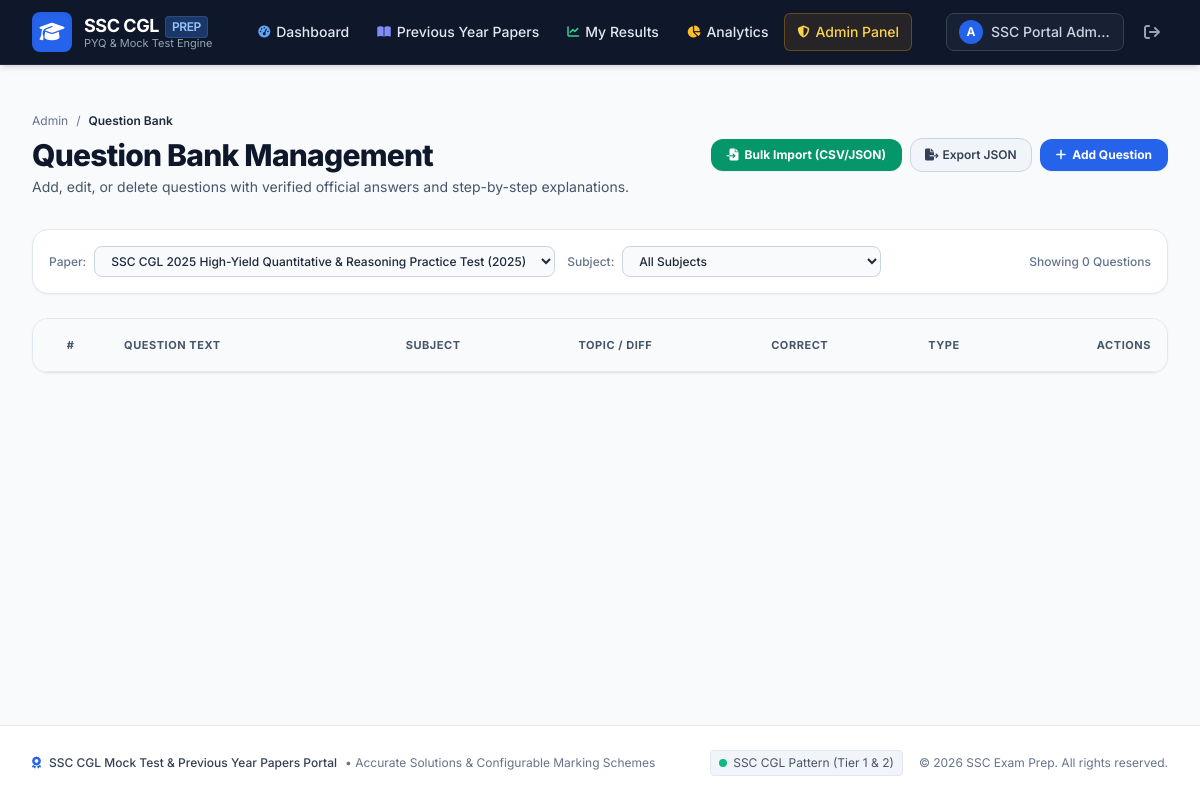
The page /admin/questions?paper_id=14 (signed in) on the database as committed earlier.
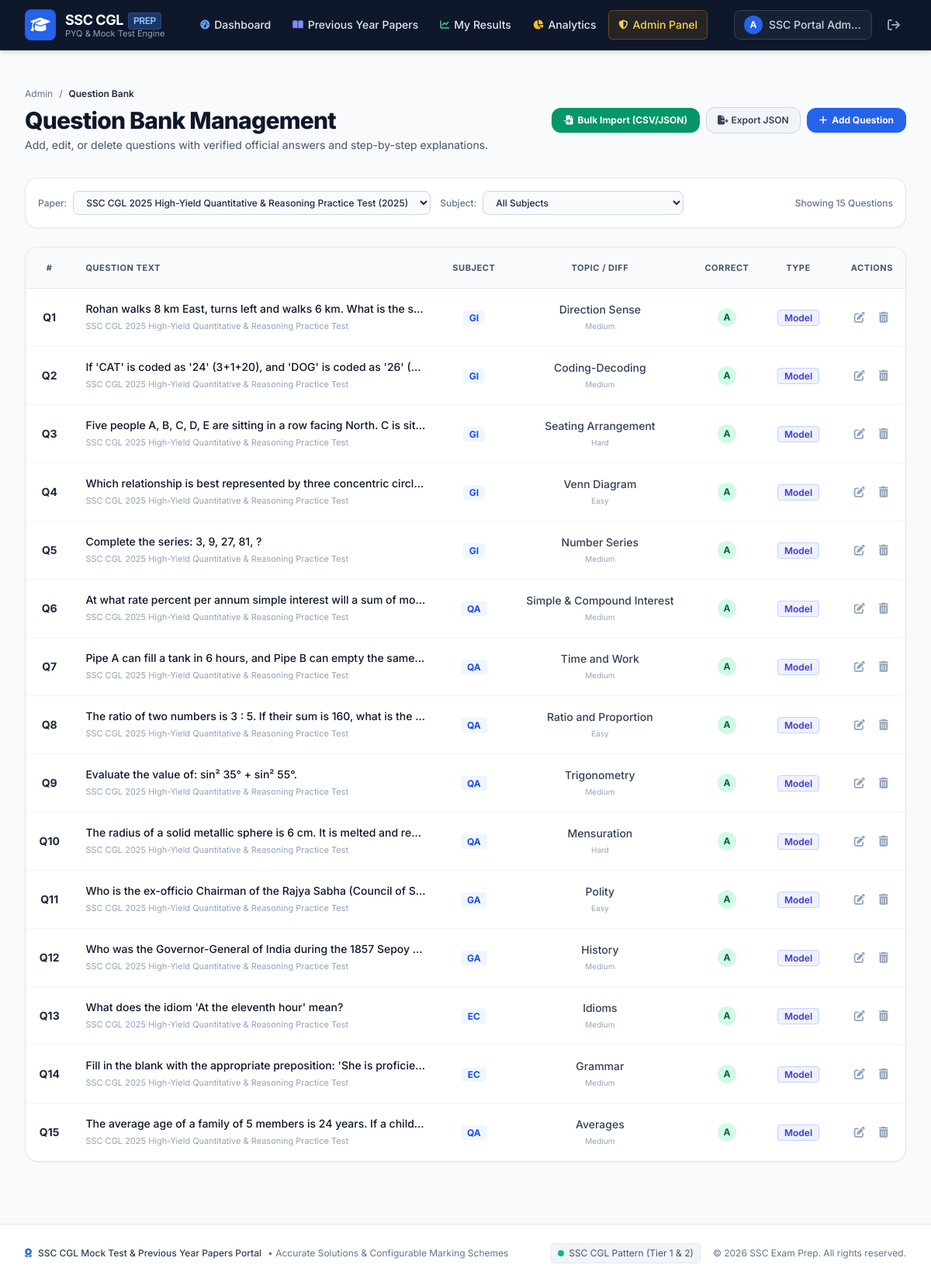
The same page on the database as committed later.
### tables this page shows
CREATE TABLE questions (
        id INTEGER PRIMARY KEY AUTOINCREMENT,
        paper_id INTEGER NOT NULL REFERENCES papers(id) ON DELETE CASCADE,
        subject_id INTEGER REFERENCES subjects(id),
        topic TEXT,
        difficulty TEXT DEFAULT 'Medium',
        question_text TEXT NOT NULL,
        question_image TEXT,
        option_a TEXT NOT NULL,
        option_b TEXT NOT NULL,
        option_c TEXT NOT NULL,
        option_d TEXT NOT NULL,
        correct_option TEXT NOT NULL, -- 'A', 'B', 'C', 'D'
        explanation TEXT,
        question_type TEXT DEFAULT 'official_pyq', -- 'official_pyq', 'model_question', 'practice_question'
        order_num INTEGER DEFAULT 1,
        created_at TIMESTAMP DEFAULT CURRENT_TIMESTAMP
    );

CREATE TABLE papers (
        id INTEGER PRIMARY KEY AUTOINCREMENT,
        title TEXT NOT NULL,
        exam_name TEXT DEFAULT 'SSC CGL',
        year INTEGER NOT NULL,
        tier TEXT DEFAULT 'Tier 1',
        shift TEXT NOT NULL,
        duration_minutes INTEGER DEFAULT 60,
        marks_per_question REAL DEFAULT 2.0,
        negative_marks REAL DEFAULT 0.50,
        instructions TEXT,
        paper_type TEXT DEFAULT 'official_pyq', -- 'official_pyq', 'model_paper', 'practice_paper'
        source_attribution TEXT,
        is_active INTEGER DEFAULT 1,
        created_at TIMESTAMP DEFAULT CURRENT_TIMESTAMP
    );

CREATE TABLE subjects (
        id INTEGER PRIMARY KEY AUTOINCREMENT,
        name TEXT UNIQUE NOT NULL,
        code TEXT UNIQUE NOT NULL,
        description TEXT
    );

### app.py (the view, shortened to what this page needs)
@app.route('/admin/questions', methods=['GET', 'POST'])
@admin_required
def admin_questions():
    conn = get_db()
    cursor = conn.cursor()
    paper_id_filter = request.args.get('paper_id', type=int)
    subject_id_filter = request.args.get('subject_id', type=int)
    q_query = """
    SELECT
        q.*,
        p.title as paper_title, p.year,
        s.name as subject_name, s.code as subject_code
    FROM questions q
    JOIN papers p ON q.paper_id = p.id
    JOIN subjects s ON q.subject_id = s.id
    WHERE 1=1
    """
    params = []
    if paper_id_filter:
        q_query += " AND q.paper_id = ?"
        params.append(paper_id_filter)
    if subject_id_filter:
        q_query += " AND q.subject_id = ?"
        params.append(subject_id_filter)
    q_query += " ORDER BY q.paper_id DESC, q.order_num ASC, q.id ASC LIMIT 100"
    cursor.execute(q_query, params)
    questions = [dict(q) for q in cursor.fetchall()]
    cursor.execute("SELECT id, title, year FROM papers ORDER BY year DESC, title ASC")
    all_papers = [dict(p) for p in cursor.fetchall()]
    cursor.execute("SELECT id, name, code FROM subjects ORDER BY id ASC")
    all_subjects = [dict(s) for s in cursor.fetchall()]
    conn.close()
    return render_template(
        'admin/questions.html',
        questions=questions,
        all_papers=all_papers,
        all_subjects=all_subjects,
        selected_paper=paper_id_filter,
        selected_subject=subject_id_filter
    )

### app.py (called while the page is built)
def admin_required(f):
    @wraps(f)
    def decorated_function(*args, **kwargs):
        if 'user_id' not in session:
            flash('Admin authorization required. Please log in.', 'warning')
            return redirect(url_for('login', next=request.url))
        if session.get('role') != 'admin':
            flash('Access denied. Administrator privileges required.', 'danger')
            return redirect(url_for('dashboard'))
        return f(*args, **kwargs)
    return decorated_function

@app.context_processor
def inject_user():
    user = None
    if 'user_id' in session:
        conn = get_db()
        cursor = conn.cursor()
        cursor.execute("SELECT id, username, email, role, full_name FROM users WHERE id = ?", (session['user_id'],))
        user = cursor.fetchone()
        conn.close()
    return dict(current_user=user, current_year=datetime.now().year)

### database.py (called while the page is built)
def get_db():
    conn = sqlite3.connect(DB_PATH, timeout=20.0)
    conn.row_factory = sqlite3.Row
    conn.execute("PRAGMA foreign_keys = ON")
    conn.execute("PRAGMA journal_mode = WAL")
    return conn

### templates/admin/questions.html (shortened to what the changed rows need)
{% extends "base.html" %}
{% block content %}
<div class="max-w-7xl mx-auto px-4 sm:px-6 lg:px-8 py-8">
    <div class="flex flex-col md:flex-row md:items-center justify-between gap-4 mb-8">
        <div>
            <h1 class="text-3xl font-extrabold text-slate-900 tracking-tight">
                Question Bank Management
            </h1>
        </div>
    </div>
    <div class="bg-white rounded-2xl border border-slate-200 p-4 mb-6 shadow-sm flex flex-col sm:flex-row sm:items-center justify-between gap-4">
        <form action="{{ url_for('admin_questions') }}" method="GET" class="flex flex-wrap items-center gap-3 w-full sm:w-auto">
            <div class="flex items-center space-x-2 text-xs">
            </div>
            <div class="flex items-center space-x-2 text-xs">
            </div>
        </form>
        <div class="text-xs text-slate-500 font-medium">
            Showing {{ questions|length }} Question{{ 's' if questions|length != 1 else '' }}
        </div>
    </div>
    <div class="bg-white rounded-2xl border border-slate-200 shadow-sm overflow-hidden">
        <div class="overflow-x-auto">
            <table class="w-full text-left border-collapse text-xs sm:text-sm">
                <thead>
                    <tr class="bg-slate-50 border-b border-slate-200 text-slate-600 font-semibold uppercase tracking-wider text-[11px]">
                        <th class="p-4 text-center">#</th>
                        <th class="p-4">Question Text</th>
                        <th class="p-4 text-center">Subject</th>
                        <th class="p-4 text-center">Topic / Diff</th>
                        <th class="p-4 text-center">Correct</th>
                        <th class="p-4 text-center">Type</th>
                        <th class="p-4 text-right">Actions</th>
                    </tr>
                </thead>
                <tbody class="divide-y divide-slate-100">
                    {% for q in questions %}
                    <tr class="hover:bg-slate-50/70 transition-colors">
                        <td class="p-4 text-center font-bold text-slate-800">
                            Q{{ q.order_num }}
                        </td>
                        <td class="p-4 max-w-md">
                            <span class="font-medium text-slate-900 block truncate" title="{{ q.question_text }}">
                                {{ q.question_text }}
                            </span>
                            <span class="text-[11px] text-slate-400 truncate block mt-0.5">
                                {{ q.paper_title }}
                            </span>
                        </td>
                        <td class="p-4 text-center whitespace-nowrap">
                            <span class="px-2 py-0.5 rounded bg-blue-50 text-blue-700 font-bold text-xs">
                                {{ q.subject_code }}
                            </span>
                        </td>
                        <td class="p-4 text-center whitespace-nowrap">
                            <span class="text-slate-700 block font-medium">{{ q.topic or 'General' }}</span>
                            <span class="text-[10px] text-slate-400">{{ q.difficulty }}</span>
                        </td>
                        <td class="p-4 text-center whitespace-nowrap">
                            <span class="w-6 h-6 rounded-full bg-emerald-100 text-emerald-800 font-bold text-xs inline-flex items-center justify-center">
                                {{ q.correct_option }}
                            </span>
                        </td>
                        <td class="p-4 text-center whitespace-nowrap">
                            {% if q.question_type == 'official_pyq' %}
                            <span class="px-2 py-0.5 rounded bg-emerald-50 text-emerald-700 border border-emerald-200 text-xs font-semibold">Official PYQ</span>
                            {% else %}
                            <span class="px-2 py-0.5 rounded bg-indigo-50 text-indigo-700 border border-indigo-200 text-xs font-semibold">Model</span>
                            {% endif %}
                        </td>
                        <td class="p-4 text-right whitespace-nowrap">
                            <div class="flex items-center justify-end space-x-1.5">
                                <button type="button" onclick='openEditQuestionModal({{ q|tojson }})' class="p-1.5 text-slate-400 hover:text-blue-600 rounded-lg hover:bg-slate-100 transition-colors" title="Edit Question">
                                    <i class="fa-solid fa-pen-to-square"></i>
                                </button>
                                <form action="{{ url_for('admin_questions') }}" method="POST" onsubmit="return confirm('Delete this question?');" class="inline">
                                    <button type="submit" class="p-1.5 text-slate-400 hover:text-rose-600 rounded-lg hover:bg-slate-100 transition-colors" title="Delete Question">
                                        <i class="fa-solid fa-trash-can"></i>
                                    </button>
                                </form>
                            </div>
                        </td>
                    </tr>
                    {% endfor %}
                </tbody>
            </table>
        </div>
    </div>
</div>
{% endblock %}

Rows that differ between the two databases and show on the page:
added questions: order_num "1", question_text "Rohan walks 8 km East, turns left and walks 6 km. What is the s…", paper_title "SSC CGL 2025 High-Yield Quantitative & Reasoning Practice Test", subject_code "GI", topic "Direction Sense", difficulty "Medium", correct_option "A", shows "Model"
added questions: order_num "2", question_text "If 'CAT' is coded as '24' (3+1+20), and 'DOG' is coded as '26' (…", paper_title "SSC CGL 2025 High-Yield Quantitative & Reasoning Practice Test", subject_code "GI", topic "Coding-Decoding", difficulty "Medium", correct_option "A", shows "Model"
added questions: order_num "3", question_text "Five people A, B, C, D, E are sitting in a row facing North. C is sit…", paper_title "SSC CGL 2025 High-Yield Quantitative & Reasoning Practice Test", subject_code "GI", topic "Seating Arrangement", difficulty "Hard", correct_option "A", shows "Model"
added questions: order_num "4", question_text "Which relationship is best represented by three concentric circl…", paper_title "SSC CGL 2025 High-Yield Quantitative & Reasoning Practice Test", subject_code "GI", topic "Venn Diagram", difficulty "Easy", correct_option "A", shows "Model"
added questions: order_num "5", question_text "Complete the series: 3, 9, 27, 81, ?", paper_title "SSC CGL 2025 High-Yield Quantitative & Reasoning Practice Test", subject_code "GI", topic "Number Series", difficulty "Medium", correct_option "A", shows "Model"
added questions: order_num "6", question_text "At what rate percent per annum simple interest will a sum of mo…", paper_title "SSC CGL 2025 High-Yield Quantitative & Reasoning Practice Test", subject_code "QA", topic "Simple & Compound Interest", difficulty "Medium", correct_option "A", shows "Model"
added questions: order_num "7", question_text "Pipe A can fill a tank in 6 hours, and Pipe B can empty the same…", paper_title "SSC CGL 2025 High-Yield Quantitative & Reasoning Practice Test", subject_code "QA", topic "Time and Work", difficulty "Medium", correct_option "A", shows "Model"
added questions: order_num "8", question_text "The ratio of two numbers is 3 : 5. If their sum is 160, what is the…", paper_title "SSC CGL 2025 High-Yield Quantitative & Reasoning Practice Test", subject_code "QA", topic "Ratio and Proportion", difficulty "Easy", correct_option "A", shows "Model"
added questions: order_num "9", question_text "Evaluate the value of: sin² 35° + sin² 55°.", paper_title "SSC CGL 2025 High-Yield Quantitative & Reasoning Practice Test", subject_code "QA", topic "Trigonometry", difficulty "Medium", correct_option "A", shows "Model"
added questions: order_num "10", question_text "The radius of a solid metallic sphere is 6 cm. It is melted and re…", paper_title "SSC CGL 2025 High-Yield Quantitative & Reasoning Practice Test", subject_code "QA", topic "Mensuration", difficulty "Hard", correct_option "A", shows "Model"
added questions: order_num "11", question_text "Who is the ex-officio Chairman of the Rajya Sabha (Council of S…", paper_title "SSC CGL 2025 High-Yield Quantitative & Reasoning Practice Test", subject_code "GA", topic "Polity", difficulty "Easy", correct_option "A", shows "Model"
added questions: order_num "12", question_text "Who was the Governor-General of India during the 1857 Sepoy…", paper_title "SSC CGL 2025 High-Yield Quantitative & Reasoning Practice Test", subject_code "GA", topic "History", difficulty "Medium", correct_option "A", shows "Model"
added questions: order_num "13", question_text "What does the idiom 'At the eleventh hour' mean?", paper_title "SSC CGL 2025 High-Yield Quantitative & Reasoning Practice Test", subject_code "EC", topic "Idioms", difficulty "Medium", correct_option "A", shows "Model"
added questions: order_num "14", question_text "Fill in the blank with the appropriate preposition: 'She is proficie…", paper_title "SSC CGL 2025 High-Yield Quantitative & Reasoning Practice Test", subject_code "EC", topic "Grammar", difficulty "Medium", correct_option "A", shows "Model"
added questions: order_num "15", question_text "The average age of a family of 5 members is 24 years. If a child…", paper_title "SSC CGL 2025 High-Yield Quantitative & Reasoning Practice Test", subject_code "QA", topic "Averages", difficulty "Medium", correct_option "A", shows "Model"
Other text that changed with them:
{{ questions|length }}: "0" → "15"
